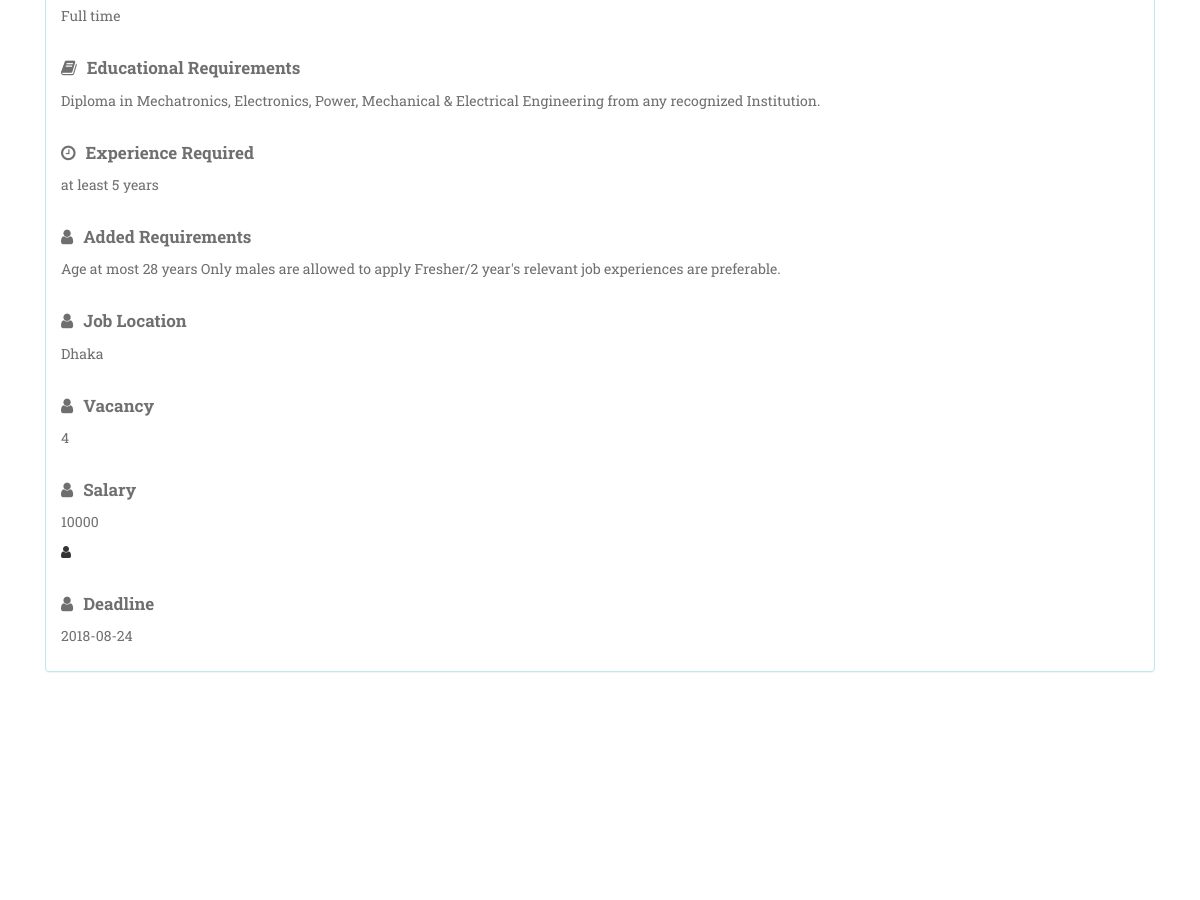
The page /singleJob.php?id=1 (middle part) on the database as committed earlier.
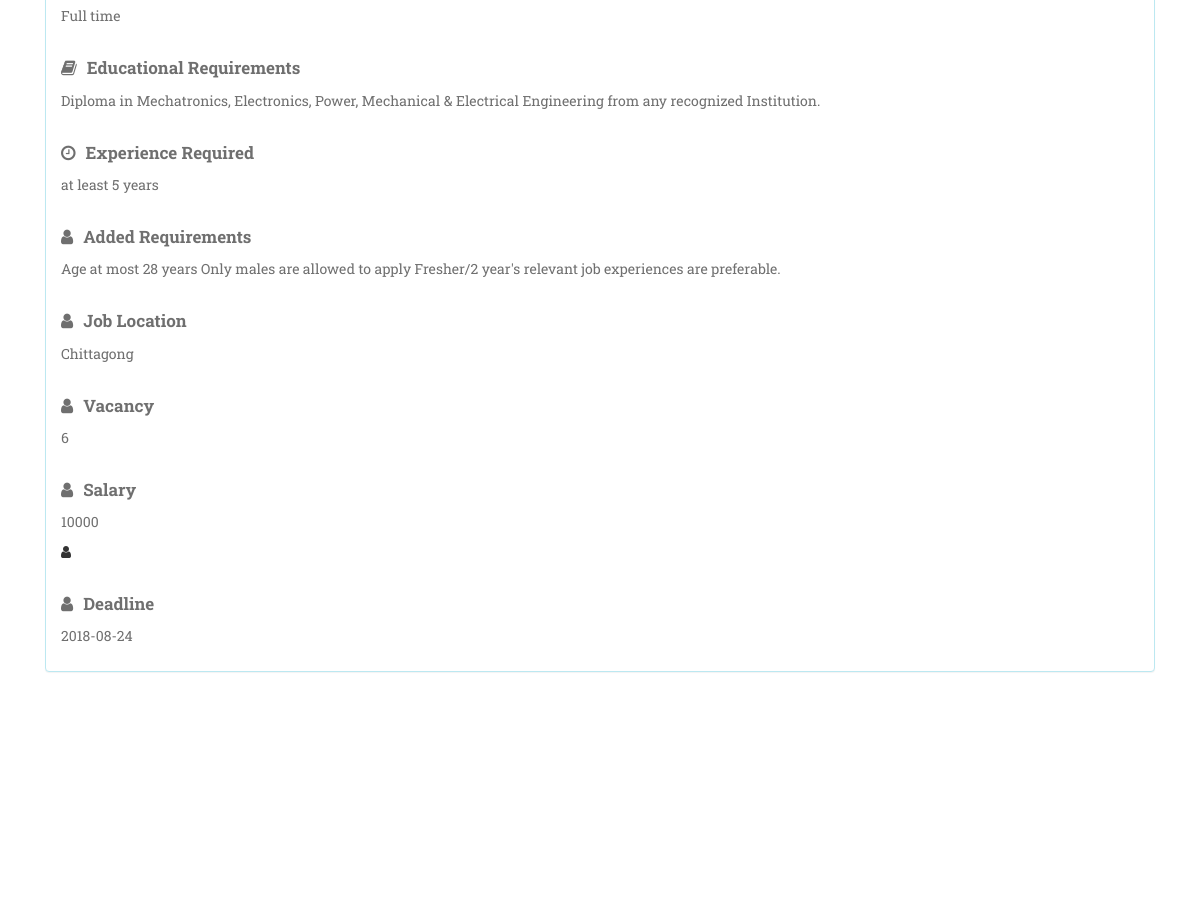
The same page on the database as committed later.
### tables this page shows
CREATE TABLE `jobpost` (
  `id` int(11) NOT NULL,
  `title` text NOT NULL,
  `empId` int(11) NOT NULL,
  `companyName` varchar(32) NOT NULL,
  `vacancy` varchar(10) NOT NULL,
  `context` text NOT NULL,
  `description` text NOT NULL,
  `empStatus` varchar(10) NOT NULL,
  `eduRequirement` text NOT NULL,
  `expRequirement` text NOT NULL,
  `addRequirement` text NOT NULL,
  `jobLocation` text NOT NULL,
  `salary` int(10) NOT NULL,
  `degree` varchar(32) NOT NULL,
  `browseCatg` varchar(32) NOT NULL,
  `postTime` date NOT NULL,
  `expDate` date DEFAULT NULL,
  `deletedAt` timestamp NULL DEFAULT NULL
);

### singleJob.php (the view, shortened to what this page needs)
<?php
    $id = $_GET['id'];
    include "includes/header.php";
?>
<div class="container">
        <?php
            require 'config.php';
            $statement="select * from jobpost where id='$id'";
            $result = mysqli_query($conn, $statement);
            if (mysqli_num_rows($result) > 0)
            {
                while($row = mysqli_fetch_assoc($result))
                {
                    $vacancy = $row['vacancy'];
                    $empStatus = $row['empStatus'];
                    $eduRequirement = $row['eduRequirement'];
                    $expRequirement = $row['expRequirement'];
                    $addRequirement = $row['addRequirement'];
                    $jobLocation = $row['jobLocation'];
                    $salary = $row['salary'];
                    $expDate = $row['expDate'];
                }
            }
            else
            {
                echo "Nothing found in db";
            }
        ?>
        <div class="col-sm-12">
        <div class="panel-group">
           <div class="panel panel-info">
               <div class="panel-body">
                   <p><?php echo $empStatus ?></p>
                   <p class = "singlePost"><i class="fa fa-book" aria-hidden="true"></i><b>Educational Requirements</b></p>
                   <p><?php echo $eduRequirement ?></p>
                   <p class = "singlePost"><i class="fa fa-clock-o" aria-hidden="true"></i><b>Experience Required</b></p>
                   <p><?php echo $expRequirement ?></p>
                   <p class = "singlePost"><i class="fa fa-user" aria-hidden="true"></i><b>Added Requirements</b></p>
                   <p><?php echo $addRequirement ?></p>
                   <p class = "singlePost"><i class="fa fa-user" aria-hidden="true"></i><b>Job Location</b></p>
                   <p><?php echo $jobLocation ?></p>
                   <p class = "singlePost"><i class="fa fa-user" aria-hidden="true"></i><b>Vacancy</b></p>
                   <p><?php echo $vacancy ?></p>
                   <p class = "singlePost"><i class="fa fa-user" aria-hidden="true"></i><b>Salary</b></p>
                   <p><?php echo $salary ?></p>
                   <i class="fa fa-user" aria-hidden="true"></i><p class = "singlePost"><i class="fa fa-user" aria-hidden="true"></i><b>Deadline</b></p>
                   <p><?php echo $expDate ?></p>
               </div>
           </div>
        </div>
       </div>
</div>
    <?php include "includes/footer.php" ?>

Rows that differ between the two databases and show on the page:
changed jobpost "Full time": jobLocation "Dhaka" → "Chittagong"; vacancy "4" → "6"
